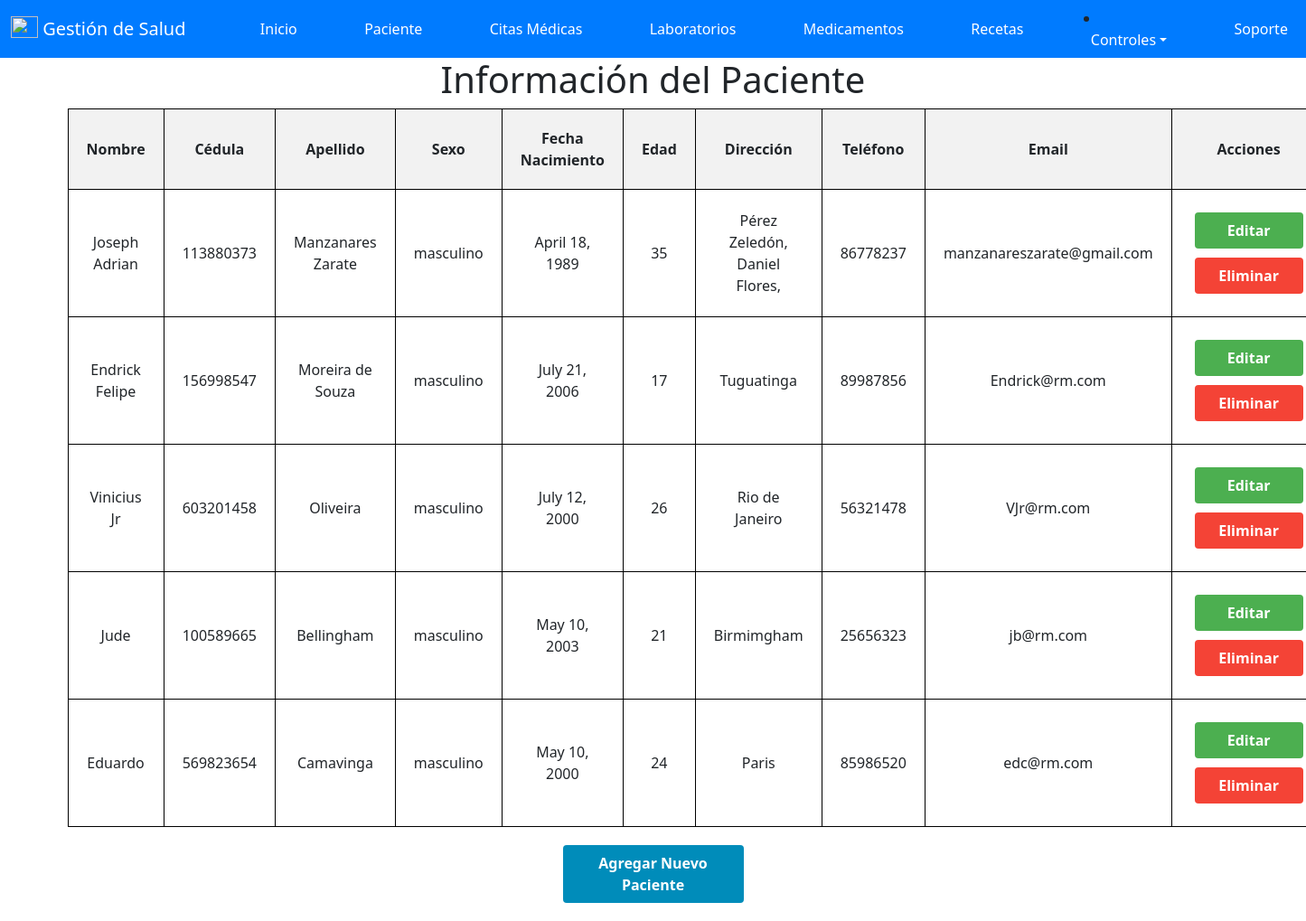
Page /index/ (signed in) on the committed database.
### salud/models.py (models this page shows, shortened)
class paciente(models.Model):
    id_paciente = models.AutoField(primary_key=True , verbose_name='ID_Paciente')
    cedula = models.IntegerField(null=True,verbose_name='Cedula')
    nombre = models.CharField(max_length=50, verbose_name='Nombre')
    apellido = models.CharField(max_length=50, verbose_name='Apellido')
    sexo = models.CharField(max_length=20, verbose_name='Sexo')
    fecha_Nacimiento = models.DateField(null=True, verbose_name='Fecha de Nacimiento')
    edad = models.IntegerField ( verbose_name='Edad')
    direccion = models.CharField(max_length=50, verbose_name='Direccion')
    telefono = models.IntegerField( verbose_name='Telefono')
    email = models.EmailField( verbose_name='Email')
    id_usuario = models.ForeignKey(User, on_delete=models.CASCADE)

### salud/views.py (the view)
# urls.py: path('index/', views.index, name='index'),
@login_required(login_url='/accounts/login/')
def index(request):
    pacientes = paciente.objects.filter(id_usuario=request.user)
    return render(request, 'Programar/index.html', {'pacientes': pacientes})

### salud/templates/Programar/index.html (shortened to what this page needs)
{% extends "base.html" %}
{% block contenido %}
<!DOCTYPE html>
<html>
<head>
</head>
<body>
    <h1>Información del Paciente</h1>
    <form method="post" action="{% url 'index' %}">
        <table>
            <thead>
                <tr>
                    <th>Nombre</th>
                    <th>Cédula</th>
                    <th>Apellido</th>
                    <th>Sexo</th>
                    <th>Fecha Nacimiento</th>
                    <th>Edad</th>
                    <th>Dirección</th>
                    <th>Teléfono</th>
                    <th>Email</th>
                    <th>Acciones</th>
                </tr>
            </thead>
            <tbody>
                {% for paciente in pacientes %}
                <tr>
                    <td>{{ paciente.nombre }}</td>
                    <td>{{ paciente.cedula }}</td>
                    <td>{{ paciente.apellido }}</td>
                    <td>{{ paciente.sexo }}</td>
                    <td>{{ paciente.fecha_Nacimiento }}</td>
                    <td>{{ paciente.edad }}</td>
                    <td>{{ paciente.direccion }}</td>
                    <td>{{ paciente.telefono }}</td>
                    <td>{{ paciente.email }}</td>
                    <td>
                        <a href="{% url 'editar' paciente.id_paciente %}" class="button edit-button">Editar</a>
                        <a href="{% url 'eliminar' paciente.id_paciente %}" class="button delete-button" onclick="return confirm('¿Estás seguro de que deseas eliminar este paciente?');">Eliminar</a>
                    </td>
                </tr>
                {% empty %}
                <tr>
                    <td colspan="10">No hay pacientes disponibles.</td>
                </tr>
                {% endfor %}
            </tbody>
        </table>
        <a href="{% url 'agregar' %}" class="button add-button">Agregar Nuevo Paciente</a>
    </form>
</body>
</html>
{% endblock %}

### salud/templates/Programar/index.html (style rules this page uses)
table { width: 100%; border-collapse: collapse; }
th, td { border: 1px solid black; padding: 20px; text-align: center; }
th { background-color: #f2f2f2; }
tbody tr { border-bottom: 1px solid #ddd; }
.button { padding: 8px 12px; margin: 5px; border: none; border-radius: 4px; color: white; text-decoration: none; font-weight: bold; display: inline-block; width: 120px; text-align: center; box-sizing: border-box; }
.edit-button { background-color: #4CAF50; }
.delete-button { background-color: #f44336; }
.add-button { background-color: #008CBA; display: block; margin: 20px auto; width: 200px; text-align: center; }
h1 { text-align: center; }

### rows in the picture
paciente: nombre "Joseph Adrian", cedula "113880373", apellido "Manzanares Zarate", sexo "masculino", fecha_Nacimiento "April 18, 1989", edad "35", direccion "Pérez Zeledón, Daniel Flores,", telefono "86778237", email "manzanareszarate@gmail.com"
paciente: nombre "Endrick Felipe", cedula "156998547", apellido "Moreira de Souza", sexo "masculino", fecha_Nacimiento "July 21, 2006", edad "17", direccion "Tuguatinga", telefono "89987856", email "Endrick@rm.com"
paciente: nombre "Vinicius Jr", cedula "603201458", apellido "Oliveira", sexo "masculino", fecha_Nacimiento "July 12, 2000", edad "26", direccion "Rio de Janeiro", telefono "56321478", email "VJr@rm.com"
paciente: nombre "Jude", cedula "100589665", apellido "Bellingham", sexo "masculino", fecha_Nacimiento "May 10, 2003", edad "21", direccion "Birmimgham", telefono "25656323", email "jb@rm.com"
paciente: nombre "Eduardo", cedula "569823654", apellido "Camavinga", sexo "masculino", fecha_Nacimiento "May 10, 2000", edad "24", direccion "Paris", telefono "85986520", email "edc@rm.com"
